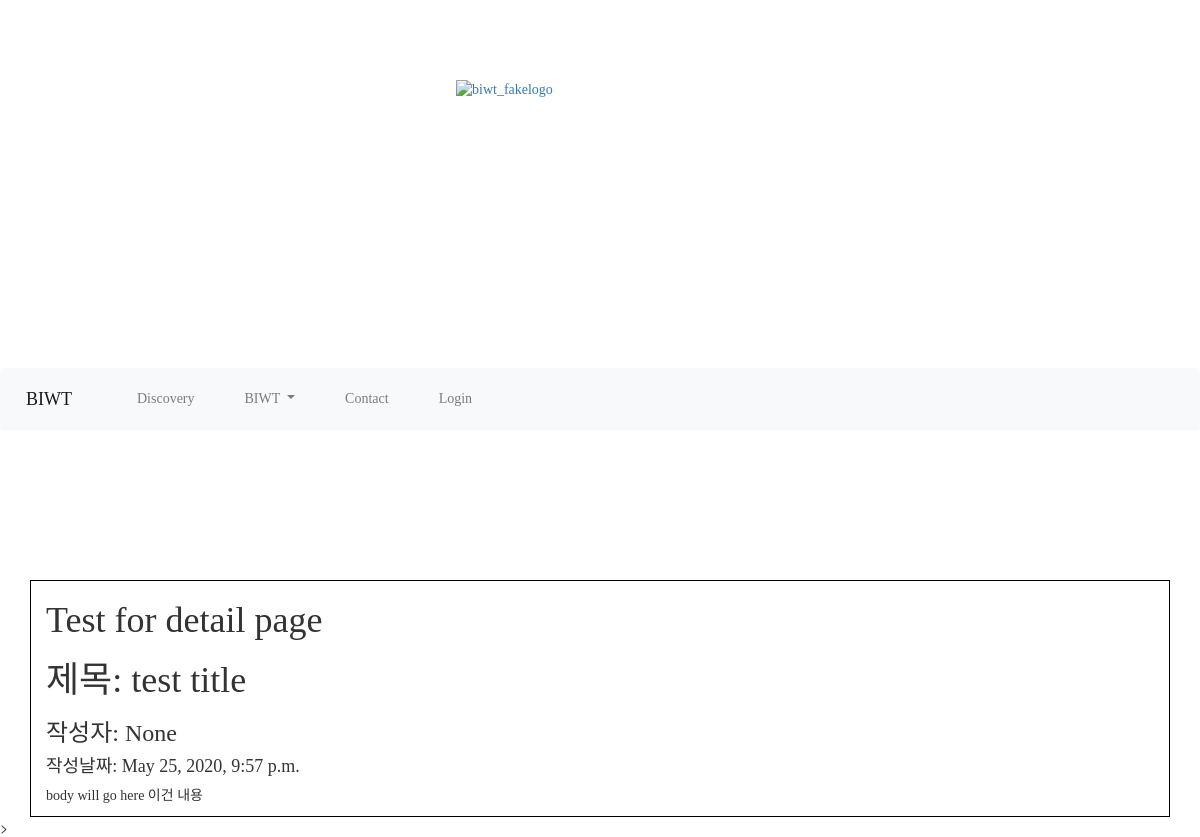
The app's page /biwt/music/3/ with its own data.
### biwtapp/models.py (models this page shows, shortened)
class Post(models.Model):
    title = models.CharField(max_length=200)
    author = models.CharField(max_length=20, null=True)
    pub_date = models.DateTimeField('date_published')
    body = models.TextField()

### ourapp/views.py (the view)
# urls.py: path('music/<int:post_id>/', views.detail, name='detail'),
def detail(request, post_id):
    post_detail = get_object_or_404(Post, pk=post_id)
    return render(request, 'detail.html', {'post': post_detail})

### ourapp/templates/detail.html
{% extends 'base.html' %}
{% block content %}
<h1>Test for detail page</h1>
<h1>제목: {{post.title}}</p>
<h3>작성자: {{post.author}}</h3>
<h4>작성날짜: {{post.pub_date}}</h4>
<p>{{post.body | safe}}</p>
{% endblock %}

### biwtapp/templates/base.html (style rules this page uses)
* { font-family: 'Jeju Gothic' }

### records on screen
Post: title "test title", author "None", pub_date "May 25, 2020, 9:57 p.m.", body "body will go here 이건 내용"
